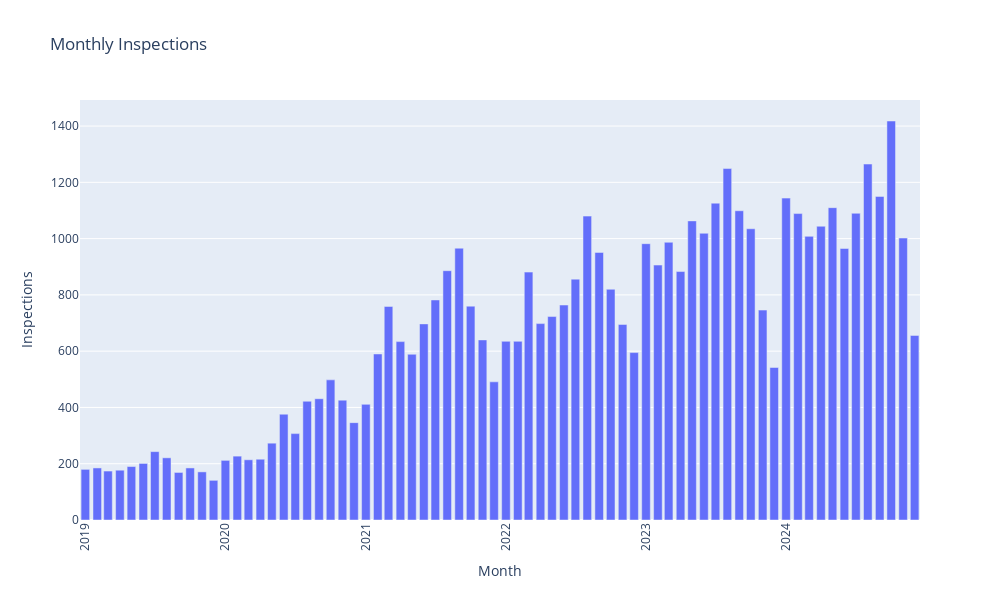

The code cell stored with this chart in its notebook:
### Code cell
# monthly inspections
# Plotly Bar Chart
fig = px.bar(
    monthly_performance.reset_index(),
    x='month',
    y='inspections',
    title='Monthly Inspections',
    labels={'month': 'Month', 'inspections': 'Inspections'}
)

# Customize Layout (for x-axis rotation and better visualization)
fig.update_layout(
    xaxis_tickangle=-90,
    height=600,
    width=1000,
    xaxis_title='Month',
    yaxis_title='Inspections'
)

fig.show()
fig.write_html('monthly_inspections.html')

### Figure 1 — Plotly figure (JSON) as saved in the notebook; plotly's stock layout.template omitted (floating-point values rounded to 4 significant figures)
{"data": [{"alignmentgroup": "True", "hovertemplate": "Month=%{x}<br>Inspections=%{y}<extra></extra>", "legendgroup": "", "marker": {"color": "#636efa", "pattern": {"shape": ""}}, "name": "", "offsetgroup": "", "orientation": "v", "showlegend": false, "textposition": "auto", "type": "bar", "x": ["2019-01-01T00:00:00", "2019-02-01T00:00:00", "2019-03-01T00:00:00", "2019-04-01T00:00:00", "2019-05-01T00:00:00", "2019-06-01T00:00:00", "2019-07-01T00:00:00", "2019-08-01T00:00:00", "2019-09-01T00:00:00", "2019-10-01T00:00:00", "2019-11-01T00:00:00", "2019-12-01T00:00:00", "2020-01-01T00:00:00", "2020-02-01T00:00:00", "2020-03-01T00:00:00", "2020-04-01T00:00:00", "2020-05-01T00:00:00", "2020-06-01T00:00:00", "2020-07-01T00:00:00", "2020-08-01T00:00:00", "2020-09-01T00:00:00", "2020-10-01T00:00:00", "2020-11-01T00:00:00", "2020-12-01T00:00:00", "2021-01-01T00:00:00", "2021-02-01T00:00:00", "2021-03-01T00:00:00", "2021-04-01T00:00:00", "2021-05-01T00:00:00", "2021-06-01T00:00:00", "2021-07-01T00:00:00", "2021-08-01T00:00:00", "2021-09-01T00:00:00", "2021-10-01T00:00:00", "2021-11-01T00:00:00", "2021-12-01T00:00:00", "2022-01-01T00:00:00", "2022-02-01T00:00:00", "2022-03-01T00:00:00", "2022-04-01T00:00:00", "2022-05-01T00:00:00", "2022-06-01T00:00:00", "2022-07-01T00:00:00", "2022-08-01T00:00:00", "2022-09-01T00:00:00", "2022-10-01T00:00:00", "2022-11-01T00:00:00", "2022-12-01T00:00:00", "2023-01-01T00:00:00", "2023-02-01T00:00:00", "2023-03-01T00:00:00", "2023-04-01T00:00:00", "2023-05-01T00:00:00", "2023-06-01T00:00:00", "2023-07-01T00:00:00", "2023-08-01T00:00:00", "2023-09-01T00:00:00", "2023-10-01T00:00:00", "2023-11-01T00:00:00", "2023-12-01T00:00:00", "2024-01-01T00:00:00", "2024-02-01T00:00:00", "2024-03-01T00:00:00", "2024-04-01T00:00:00", "2024-05-01T00:00:00", "2024-06-01T00:00:00", "2024-07-01T00:00:00", "2024-08-01T00:00:00", "2024-09-01T00:00:00", "2024-10-01T00:00:00", "2024-11-01T00:00:00", "2024-12-01T00:00:00"], "xaxis": "x", "y": [180, 185, 174, 177, 190, 201, 243, 221, 169, 185, 171, 141, 212, 227, 214, 216, 273, 376, 307, 422, 431, 498, 426, 346, 411, 590, 759, 634, 589, 697, 782, 886, 966, 760, 640, 491, 635, 635, 881, 698, 723, 764, 856, 1080, 951, 820, 695, 595, 982, 906, 987, 883, 1063, 1019, 1126, 1249, 1099, 1035, 746, 542, 1144, 1089, 1008, 1044, 1110, 965, 1090, 1265, 1150, 1418, 1002, 656], "yaxis": "y"}], "layout": {"barmode": "relative", "height": 600, "legend": {"tracegroupgap": 0}, "title": {"text": "Monthly Inspections"}, "width": 1000, "xaxis": {"anchor": "y", "domain": [0, 1], "tickangle": -90, "title": {"text": "Month"}}, "yaxis": {"anchor": "x", "domain": [0, 1], "title": {"text": "Inspections"}}}}
